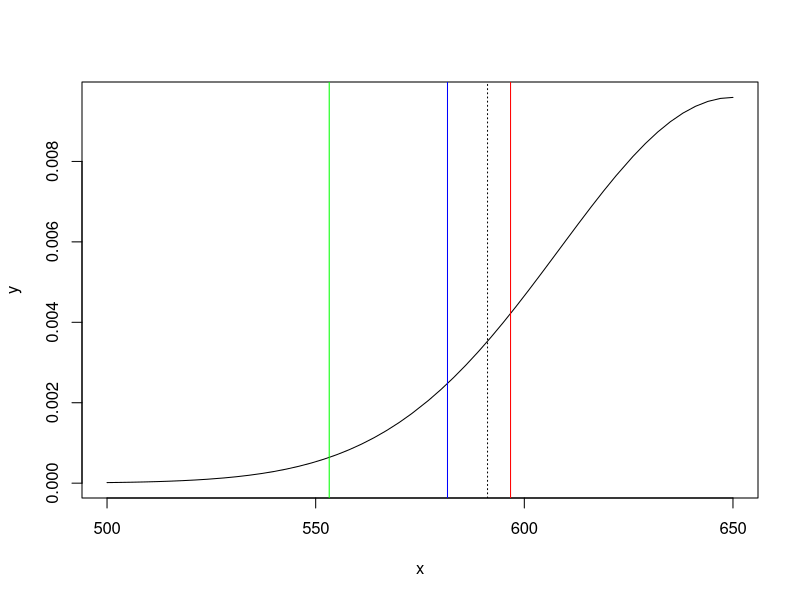

Recreate this plot in R.

rm(list = ls())

# Hypothesis testing


# seller says mean life of fan > 15000 hrs
# sample test of 40 fans found that mean = 14,900 hrs
# population SD = 110 
# At 0.05 significance level can we reject the seller's claim?

# Null hypothesis states that the seller's claim average life of fan > 15000
# using z test
# first take the SD of the sample
# Population SD
pSD <- 110

# sample size
n <- 100

SDSample <- pSD/sqrt(n)

SDSample 

zres <- (14900 - 15000)/ SDSample

zres

pnorm(zres)

# Here we can observe that the probability (p Value) is very low of getting this
# result. Hence we can reject the null hypothesis that average fan life > 15000


# Lets assume that we do not know the SD of the population and all we 
# have is this sample and
# since sample size is small we will go with ttest


# normal distribution to generate a sample
sampleFan <- rnorm(n = 40, mean = 14900, sd = 110)

sampleFan

summary(sampleFan)

?t.test

ttest <- t.test(sampleFan, mu = 15000, alternate = "l")
    
ttest <- t.test(sampleFan, mu = 14950, alternate = "l")

ttest <- t.test(sampleFan, mu = 14930, alternate = "l")

ttest





# Lengths of a few rivers
# previously held extensive survey of rivers around the world was
# that mean length of rivers is
mu0 <- 650

# dataframe of sample rivers
rivers

?rivers

# means of length of these sample rivers
muTest <- mean(rivers)

muTest


# Below is manual way of testing hypothesis along with plotting
# Using the same rivers example that was done using t test
n <- length(rivers)

# this is the sample size
n

sdTest <- sd(rivers)
sdTest

# standard deviation of sample
sd0 <- sdTest/sqrt(n)
sd0

muTest
mu0

zres <- (muTest - mu0)/ sd0

zres
    
pnorm(zres)

# Since p value is very high, we accept the null hypothesis


# observe that sample mean value is less that previously thought value of 650
# Since all over the world there are thousands of rivers, this sample of rivers 
# is too small so we will use a t distribution test
    
    ?t.test

tResult <- t.test(rivers, mu = 650, alternative = "l")
# *** When p value is low we can reject the null hypothesis ***
# The null hypothesis is that the true avergae size of rivers is 660

tResult <- t.test(rivers, mu = 660, alternative = "l")

tResult    
    
tResult <- t.test(rivers, mu = 659, alternative = "l")
    
    
    
    

    
alpha <- c(0.10, 0.05, 0.01)

alpha

mu0
sd0

# critical values
# qnorm will give me the points on the horizontal axis
cv <- qnorm(alpha, mean = mu0, sd = sd0)

cv

cv[[1]]
# plot on a graph

x<-  round(seq(500 ,650, length.out = 50))
x

y <- dnorm(x, mu0, sd0)

plot(x,y, type = "l")

abline(v = cv[1], col = "red")

abline(v = cv[2], col = "blue")

abline(v = cv[3], col = "green")

# lty = 3 gets a dotted line
abline(v = muTest, col = "black", lty = 3)

zTest <- (muTest - mu0)/ (sdTest/sqrt(n))

zTest

zAlpha <- qnorm(alpha)

zAlpha

